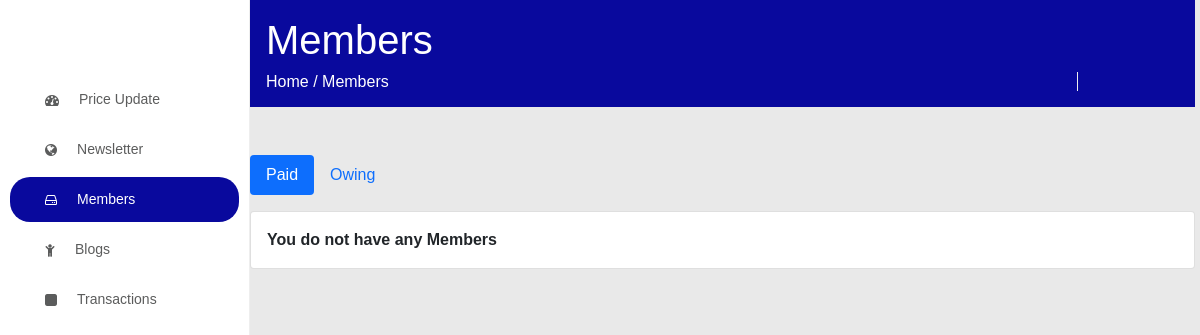
The page /admin/members.php on the database as committed earlier.
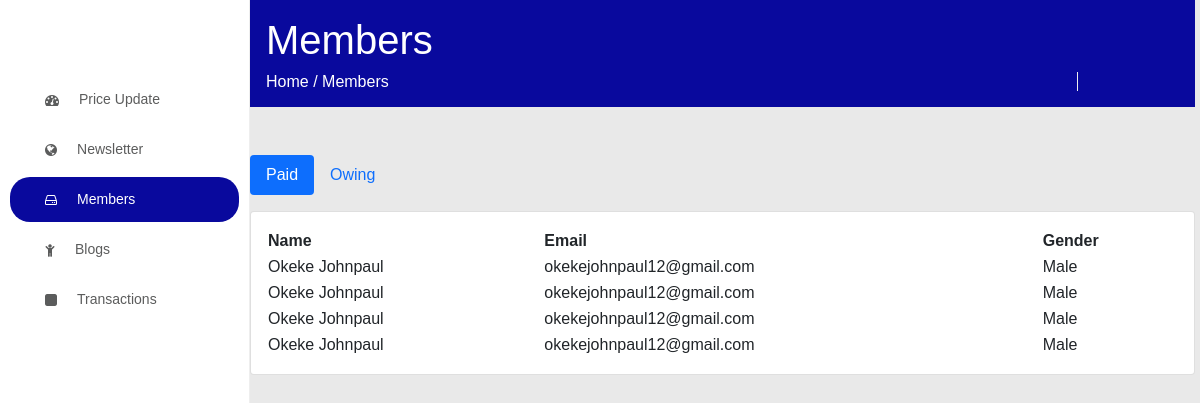
The same page on the database as committed later.
### tables this page shows
CREATE TABLE `signup` (
  `id` int(20) NOT NULL,
  `firstname` text NOT NULL,
  `lastname` text NOT NULL,
  `email` varchar(100) NOT NULL,
  `phone` text NOT NULL,
  `country` text NOT NULL,
  `startup` text NOT NULL,
  `gender` text NOT NULL,
  `age` text NOT NULL,
  `category` text NOT NULL,
  `industry` text NOT NULL,
  `stage` text NOT NULL,
  `team` text NOT NULL,
  `startup_age` varchar(250) NOT NULL,
  `startup_name` varchar(200) NOT NULL,
  `date_paid` text NOT NULL,
  `date_expiry` text NOT NULL,
  `payment_status` text NOT NULL
);

### admin/members.php (the view, shortened to what this page needs)
<!DOCTYPE html>
<html lang="en">
<head>
  	<link rel="stylesheet" href="../assets/fonts/icomoon/style.css">
    <link rel="stylesheet" href="../assets/css/bootstrap.min.css">
    <link rel="stylesheet" href="../assets/datatables.min.css">
    <link href="../assets/css/dashboard.css" rel="stylesheet">
</head>
<body>
    <nav>
        <br>
        <br>
        <br>
        <ul>
            <li ><a href="dashboard.php"><i class="icon-dashboard"></i><span>Price Update</span> </a></li>
            <li ><a href="newsletter.php"> <i class="icon-globe"></i> <span> Newsletter</span> </a></li>
            <li class="active"><a href="members.php"> <i class="icon-hdd-o"></i> <span> Members </span> </a></li>
            <li ><a href="blog.php"> <i class="icon-child"></i> <span> Blogs </span> </a></li>
            <li><a href="transactions.php"> <i class="icon-square"> </i><span> Transactions </span> </a></li>
        </ul>
        <br>
    </nav>
    <main style="margin-right:5px;">
  <div class="p-3 bg-light mb-4">
    <h1 class="">Members</h1>
    <nav class="d-flex" style="position:static;width:90%;background-color:transparent;margin:0;margin-left: -10px !important;">
      <h6 class="mb-0">
        <a href="dashboard.php" class="text-reset">Home</a>
        <span>/</span>
        <a href="members.php" class="text-reset">Members</a>
      </h6>
    </nav>
  </div>
        <br>
        <section class="content-main">
            <ul class="nav nav-pills mb-3" id="pills-tab" role="tablist">
            <li class="nav-item" role="presentation">
                <button class="nav-link active" id="pills-home-tab" data-bs-toggle="pill" data-bs-target="#pills-home" type="button" role="tab" aria-controls="pills-home" aria-selected="true">Paid</button>
            </li>
            <li class="nav-item" role="presentation">
                <button class="nav-link" id="pills-profile-tab" data-bs-toggle="pill" data-bs-target="#pills-profile" type="button" role="tab" aria-controls="pills-profile" aria-selected="false">Owing</button>
            </li>
            </ul>
            <div class="tab-content" id="pills-tabContent">
                <div class="tab-pane fade show active" id="pills-home" role="tabpanel" aria-labelledby="pills-home-tab">
                <div class="card mb-4">
        <div class="card-body">
          <div class="table-responsive">
            <table id="example" class="display" style="width:100%">
              <?php
                require('../backend/connection.php');
                $sql = "SELECT * FROM signup where payment_status='paid' ORDER BY id DESC";
                $query = mysqli_query($con,$sql);
                 if($query){
                     if(mysqli_num_rows($query) > 0){
                         $output = "<thead>
                         <tr>
                         <th>Name</th>
                         <th>Email</th>
                         <th>Gender</th>
                         </tr>
                     </thead><tbody>";
                     while($row = mysqli_fetch_assoc($query)){
                         $output .="<tr>
                         <td>".$row['firstname']." ".$row['lastname']."</td>
                         <td>".$row['email']."</td>
                         <td>".$row['gender']."</td>
                         </tr>";
                     }
                 }else{
                     $output = '<b>You do not have any Members</b>';
                 }
                 echo $output."</tbody>";
                 }
                ?>
            </table>
          </div>
        </div>
      </div>
                </div>
            </div>
        </section>
    </main>
</body>
</html>

### assets/css/dashboard.css (style rules this page uses)
:root { --black--: #343a40; --purple--: #571F9C; --ash--: #f2f2f2; --white--: #FFFFFF; --blue--: #007bff; --deepblue--: #0056b3; }
body { margin: 0; padding: 0; background-color: white; }
* { box-sizing: border-box; border: none; outline: none; }
a { text-decoration: none; color: inherit; }
ul { padding: 0; margin: 0; }
li { list-style: none; }
body { overflow-x: hidden; -webkit-overflow-x:hidden; -ms-height: 100vh; padding: 0px !important; display: grid; align-items: center; -webkit-padding: 0px !important; background-color: #e7e6e7e0; }
nav { width: 250px; padding-right: 10px; padding-left: 10px; background-color: white; position: fixed; border-right: .5px solid #eee; z-index: 9999999999; left:0; top: 0; bottom: 0; transition: all 0.5s ease-in-out; }
nav ul { width: 100%; }
nav ul li { margin: 5px 0; height: 45px; display: block; width: 100%; color: #2a2b2bc4 !important; transition: all 0.6s ease-in-out; }
nav ul li a { width: 100%; height: 100%; display: flex; align-items: center; font-size: 14px; font-weight: 500; color:#2a2b2bc4 !important; }
nav ul li.active, nav ul li.active:hover { background-color: rgb(9 9 157); border-radius: 20px; color: white !important; }
nav ul li.active a, nav ul li.active:hover a { color: white !important; }
main { margin-left: 250px; margin-right: 0; margin-top: 0; transition: all 0.5s ease-in-out; }
* { box-sizing: border-box; }
body { font-family: 'Muli', sans-serif; margin: 0; }

### admin/members.php (style rules this page uses)
.bg-light { background-color: #09099d !important; color: white !important; }

Rows that differ between the two databases and show on the page:
added signup: firstname "Okeke", lastname "Johnpaul", email "okekejohnpaul12@gmail.com", gender "Male"
added signup: firstname "Okeke", lastname "Johnpaul", email "okekejohnpaul12@gmail.com", gender "Male"
added signup: firstname "Okeke", lastname "Johnpaul", email "okekejohnpaul12@gmail.com", gender "Male"
added signup: firstname "Okeke", lastname "Johnpaul", email "okekejohnpaul12@gmail.com", gender "Male"
Other text that changed with them:
text no longer shown: "You do not have any Members"
text now shown: "Name Email Gender"
